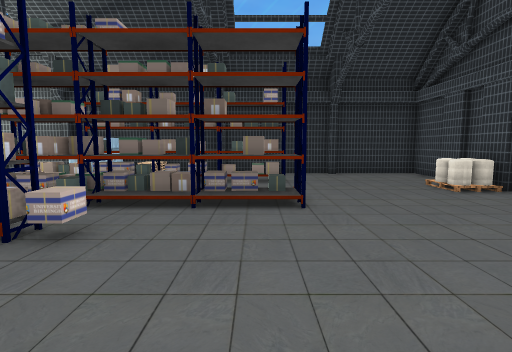
view 1 (above)

16 first-person views from a walk through a 3-D level made in the Unity game engine. The camera is 1.2 m above the floor, tilts 6° down and sees 80° across. The floor is counted in squares, 1 m on a side. Each view is taken from the middle of a square. On the plan, view 1 faces up. The plan holds only what a view shows up to about 13 squares ahead; the rest is blank. The player is left out. Some animated figures are not drawn. Some surface patterns are stand-ins.

view 2
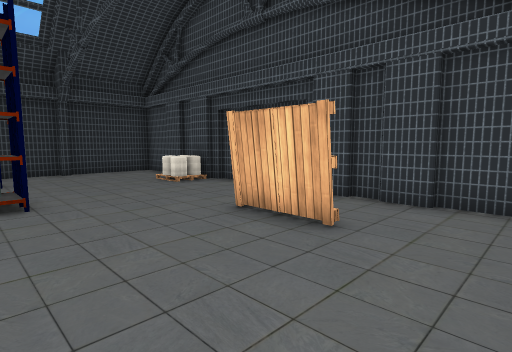

view 3
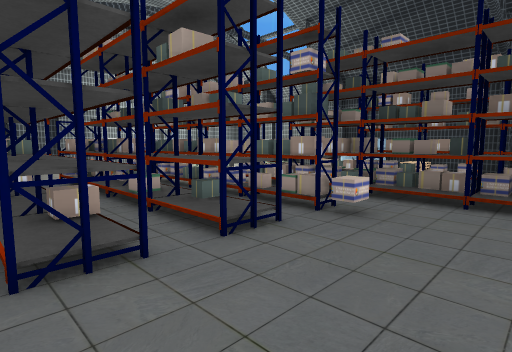

view 4
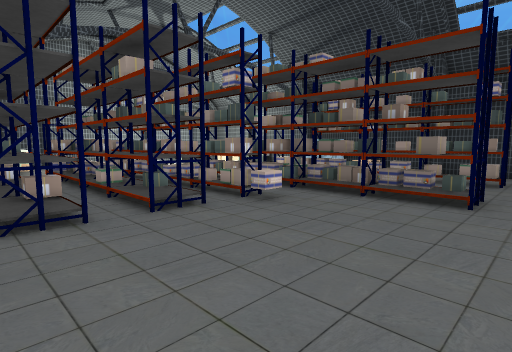

view 5
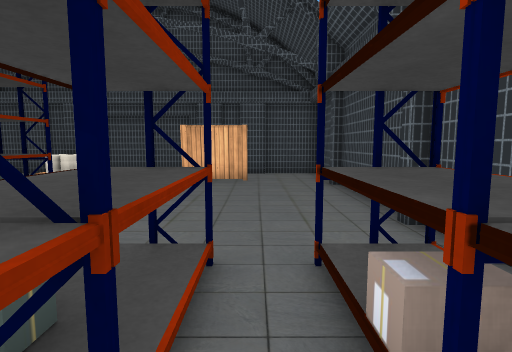

view 6
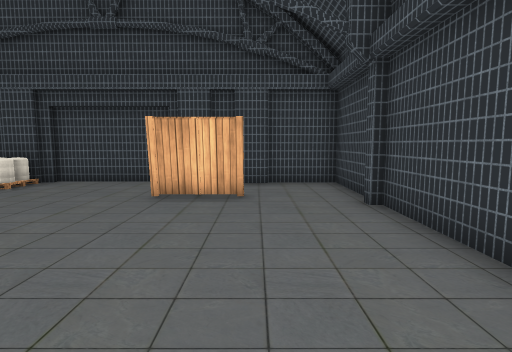

view 7
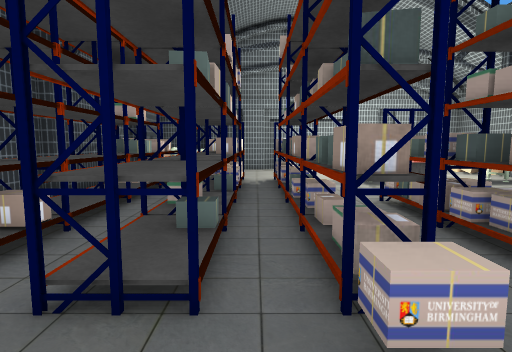

view 8
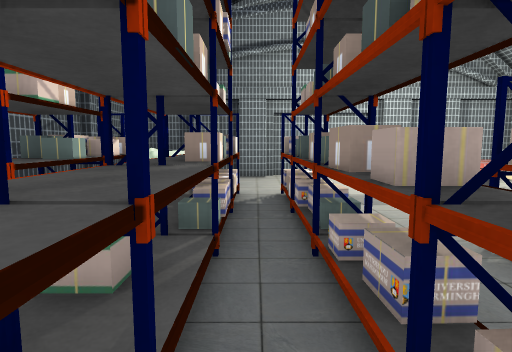

view 9
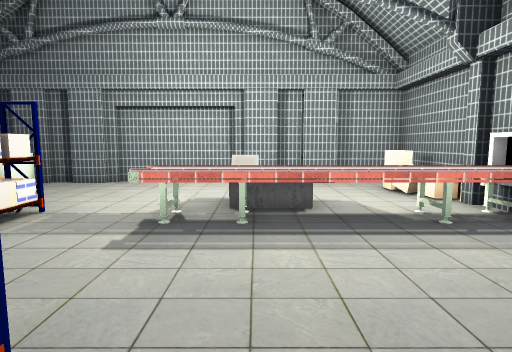

view 10
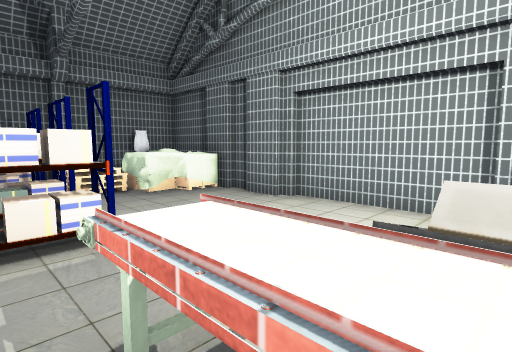

view 11
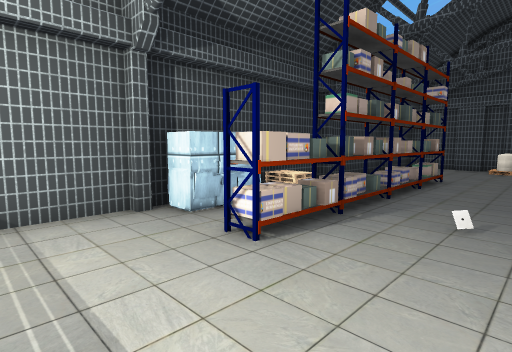

view 12
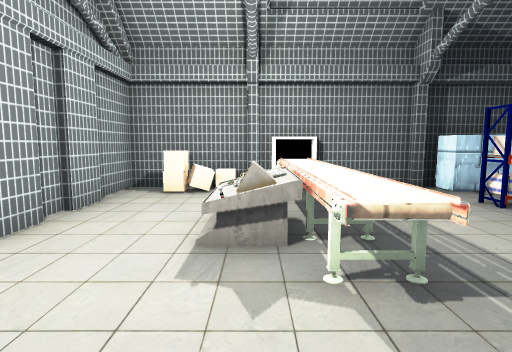

view 13
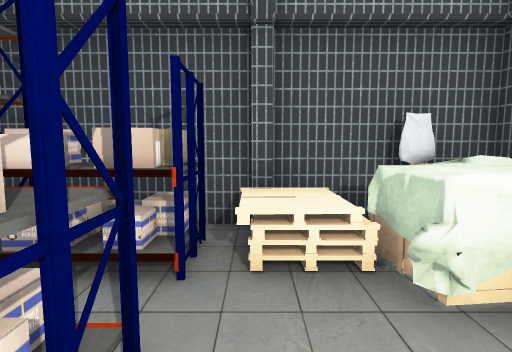

view 14
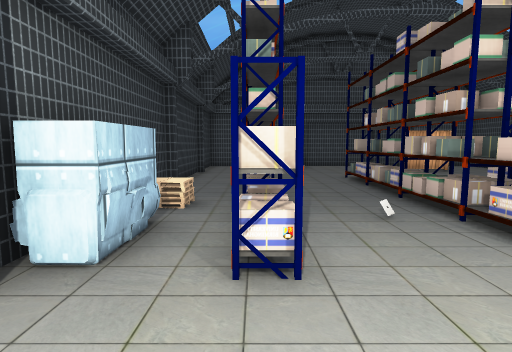

view 15
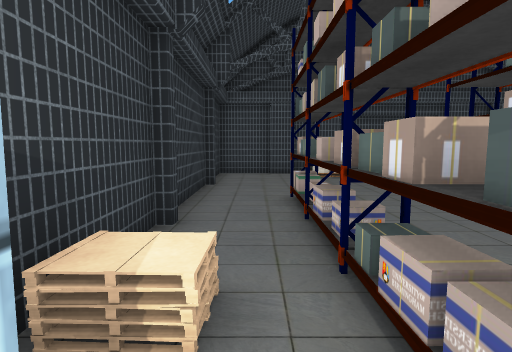

view 16
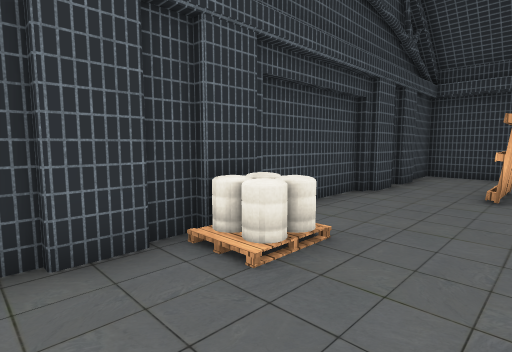

### Floor plan
Key: @ floor where view 1 was taken; # wall or solid block; . floor; ^ raised ledge; O other object.
Columns run from 16 left of view 1 to 7 right of it. Each row starts with its distance up from view 1.
 13 #### ###################
 12 #.O###...OO.O..........#
 11 #....^.................#
 10 #....^...^^######.....##
  9 #....^................O#
  8 #....O...............OO#
  7 #....^...^^######......#
  6 #....^...^^######......#
  5 #......................#
  4 #....^^#######.........#
  3 #...................O..#
  2 #....^^##^^^^.......O..#
  1 #OOO................O..#
  0 #OOOO^^###^#^#..@......#
 -1 #OOOO#^#######.........#
 -2 ########     ###########

Positions as (right, up) in squares from view 1, and headings:
1: (0, 0), facing up
2: (0, -1), facing up-right
3: (0, -1), facing up-left
4: (2, -1), facing up-left
5: (-6, 1), facing right
6: (-3, 1), facing right
7: (-1, 3), facing left
8: (-4, 3), facing left
9: (-6, 8), facing left
10: (-10, 8), facing down-left
11: (-10, 7), facing up-right
12: (-12, 4), facing up
13: (-12, 3), facing down
14: (-10, 10), facing right
15: (-6, 11), facing right
16: (3, 11), facing down-right
